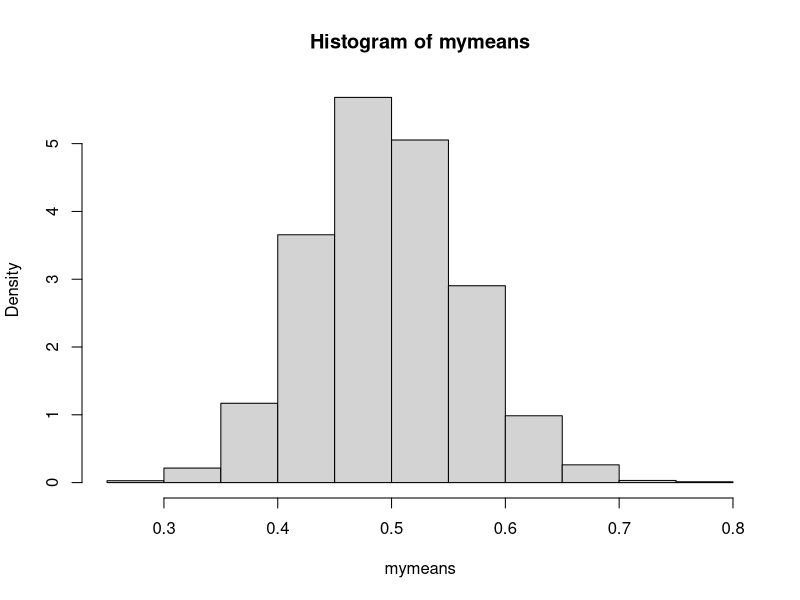
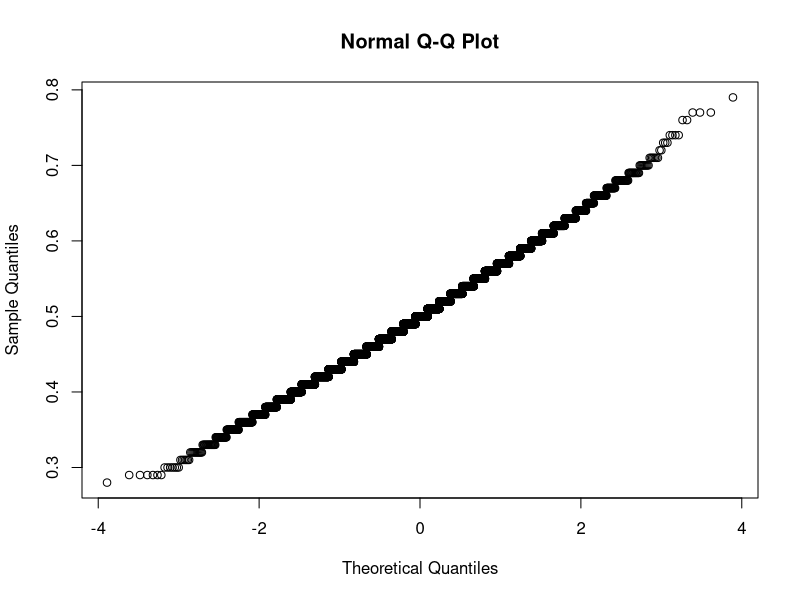
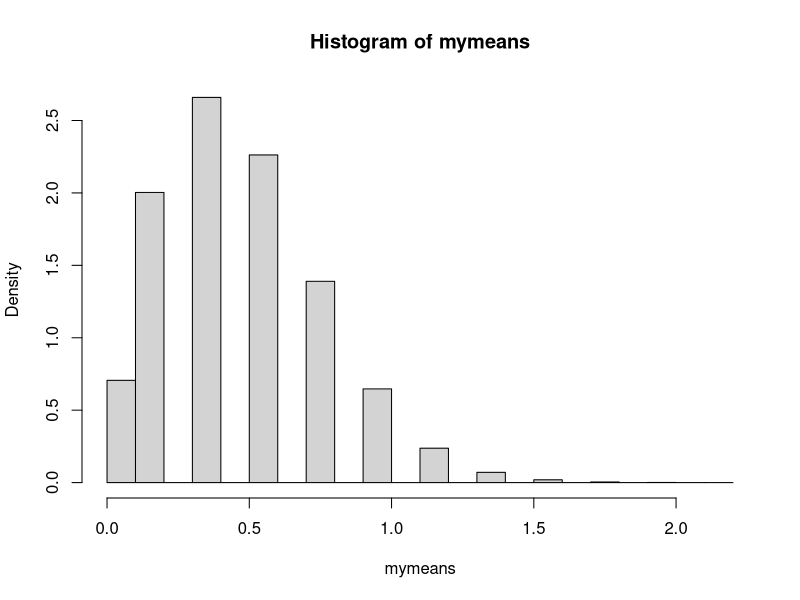

R code for these plots, in order:

# number of samples
nreps = 10000
# number of observations in each sample
nobs = 100
# number of trials in each observation
trials = 5
# probability of "success" in each trial
ps = .1

# generate data
binomSamps = lapply(rep(nobs,nreps), rbinom, size=trials, prob=ps)

# compute sample means
mymeans = sapply(binomSamps, mean)

# draw a histogram
hist(mymeans, freq=FALSE)

# draw a normal probability plot
qqnorm(mymeans)

centralLimit = function(nreps, nobs, trials, ps, hist = FALSE, qqnorm = FALSE, ...)
{
  binomSamps = lapply(rep(nobs,nreps), rbinom, size=trials, prob=ps)
  mymeans = sapply(binomSamps, mean)
  if (hist == TRUE)
  {
    hist(mymeans, freq=FALSE, ...)
  }
  if (qqnorm == TRUE)
  {
    qqnorm(mymeans, ...)
  }
}

centralLimit(nreps = 100000, nobs = 5, trial = 5, ps = 0.1, hist = TRUE, qnorm = TRUE)

